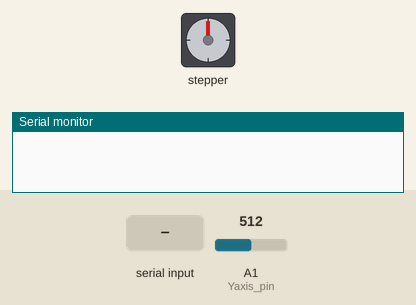
The sketch below on a simulated Arduino Uno, built with avr-gcc and run on an emulated ATmega328P. Shown: stepper motor, the last lines printed to the serial monitor. Wiring (inferred from the names in the program): stepper motor (2048 steps per turn assumed): coils pin 9, pin 10, pin 11, pin 12. The inputs (shaded band) are chosen by the test bench; at power-on: A1 (Yaxis_pin) = 512.

Above: at 1.2 s.
1.3 s: A1 (Yaxis_pin) set to 892
2.8 s: A1 (Yaxis_pin) set to 907
At 3.26 s:
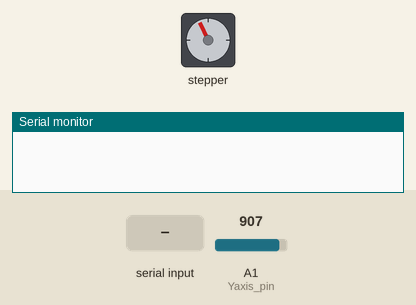
At 3.86 s:
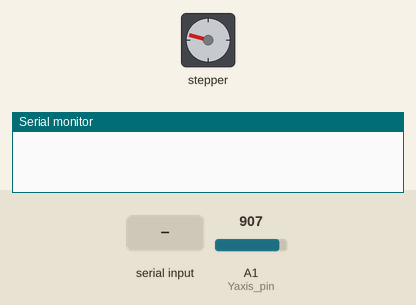
5.8 s: A1 (Yaxis_pin) set to 90
8.8 s: A1 (Yaxis_pin) set to 95
11.8 s: A1 (Yaxis_pin) set to 109
At 12.7 s:
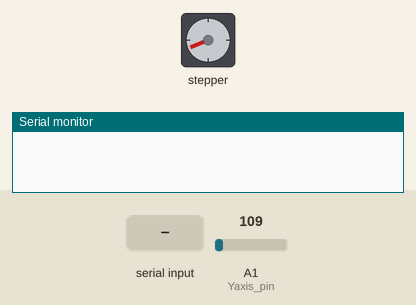
13.3 s: "T90\n" received over Serial
At 14.7 s:
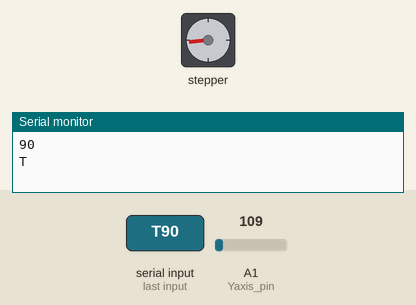
Timing chart, 0 to 16.0 s (numbered marks = the images above; inputs shaded):
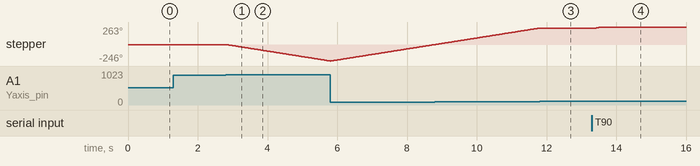

The sketch:

joy_stepper.ino
```cpp
// Arduino Dual Axis Joystick Example


#define Xaxis_pin A0 // Arduino pin connected to the VRx Pin


#define Yaxis_pin A1 // Arduino pin connected to the VRy Pin


#define SW_pin A2 // Arduino pin connected to the SW Pin

#define STEPPER_PIN_1 9
#define STEPPER_PIN_2 10
#define STEPPER_PIN_3 11
#define STEPPER_PIN_4 12
int step_number = 0;
String val = "";
void OneStep(bool dir){
    if(dir){
switch(step_number){
  case 0:
  digitalWrite(STEPPER_PIN_1, HIGH);
  digitalWrite(STEPPER_PIN_2, LOW);
  digitalWrite(STEPPER_PIN_3, LOW);
  digitalWrite(STEPPER_PIN_4, LOW);
  break;
  case 1:
  digitalWrite(STEPPER_PIN_1, LOW);
  digitalWrite(STEPPER_PIN_2, HIGH);
  digitalWrite(STEPPER_PIN_3, LOW);
  digitalWrite(STEPPER_PIN_4, LOW);
  break;
  case 2:
  digitalWrite(STEPPER_PIN_1, LOW);
  digitalWrite(STEPPER_PIN_2, LOW);
  digitalWrite(STEPPER_PIN_3, HIGH);
  digitalWrite(STEPPER_PIN_4, LOW);
  break;
  case 3:
  digitalWrite(STEPPER_PIN_1, LOW);
  digitalWrite(STEPPER_PIN_2, LOW);
  digitalWrite(STEPPER_PIN_3, LOW);
  digitalWrite(STEPPER_PIN_4, HIGH);
  break;
}
  }else{
    switch(step_number){
  case 0:
  digitalWrite(STEPPER_PIN_1, LOW);
  digitalWrite(STEPPER_PIN_2, LOW);
  digitalWrite(STEPPER_PIN_3, LOW);
  digitalWrite(STEPPER_PIN_4, HIGH);
  break;
  case 1:
  digitalWrite(STEPPER_PIN_1, LOW);
  digitalWrite(STEPPER_PIN_2, LOW);
  digitalWrite(STEPPER_PIN_3, HIGH);
  digitalWrite(STEPPER_PIN_4, LOW);
  break;
  case 2:
  digitalWrite(STEPPER_PIN_1, LOW);
  digitalWrite(STEPPER_PIN_2, HIGH);
  digitalWrite(STEPPER_PIN_3, LOW);
  digitalWrite(STEPPER_PIN_4, LOW);
  break;
  case 3:
  digitalWrite(STEPPER_PIN_1, HIGH);
  digitalWrite(STEPPER_PIN_2, LOW);
  digitalWrite(STEPPER_PIN_3, LOW);
  digitalWrite(STEPPER_PIN_4, LOW);


}
  }
step_number++;
  if(step_number > 3){
    step_number = 0;
  }
}
void setup() {


  pinMode(STEPPER_PIN_1, OUTPUT);
  pinMode(STEPPER_PIN_2, OUTPUT);
  pinMode(STEPPER_PIN_3, OUTPUT);
  pinMode(STEPPER_PIN_4, OUTPUT);

  pinMode(SW_pin, INPUT);


  digitalWrite(SW_pin, HIGH);


  Serial.begin(9600);

  while (!Serial) {
  ; // wait for serial port to connect. Needed for native USB port only
  }


}

int turn =1;
void loop() {

//  delay(5000);
//  if(turn)
//  {
//  for(int i =0; i <2048*4; i++)
//  {
//    OneStep(true);
//      delay(2);
//
//  }
//  turn =0;
//  }
//  if (turn == 0)
//  {
//    for(int i =0; i <2048*4; i++)
//    {
//    OneStep(false);
//      delay(2);
//
//    }
//  turn =1;
//
//  }


  while(analogRead(Yaxis_pin)>900)
  {

      OneStep(false);
      delay(2);


  }

  while(analogRead(Yaxis_pin)<100)
  {
    OneStep(true);
      delay(2);


  }
  String val="";
  String dir="";
  while (Serial.available())
  {
    char inByte  = 0;
    inByte = (char)Serial.read();  // ascii 97 received
    inByte = (char)inByte;
    // Serial.println(inByte);
    if ((inByte == 'T') || (inByte == 'F'))
    {
      dir = inByte;
    }
    else
    {
      val = val + inByte;
    }


  }
  //Serial.print(val);

  //Serial.println(dir);


    if ((val.length() > 0) && (dir.length()>0))
    {
      Serial.println(val);
      Serial.println(dir);
      for(int i=0;i<val.toInt();i++)
      {

        if(dir=="F")
        {
         OneStep(false);
        }
         else
         {
         OneStep(true);
         }
         delay(2);

      }
      //Serial.println("bye");


   }


//  Serial.print("X-axis: ");
//
//
//  Serial.print(analogRead(Xaxis_pin));
//
//
//  Serial.print(" : ");
//
//
//  Serial.print("Y-axis: ");
//
//
//  Serial.print(analogRead(Yaxis_pin));
//
//
//  Serial.print(" : ");
//
//
//  Serial.print("Switch:  ");
//
//  Serial.println(digitalRead(SW_pin));


  delay(200);


}
```

Measured:
- the behaviour switches between 900 and 901 on A1 (Yaxis_pin) (found by bisection; images 0 and 1)
- after the input at 1.3 s, every drawn part: stays the same
- after the input at 2.8 s, stepper: keeps turning counter-clockwise at about 83°/s, starting at once
- after the input at 11.8 s, stepper: goes on until 11.8 s, then stays 247°
- after the input at 13.3 s, stepper: turns 16° clockwise in 0.18 s, starting after 0.10 s
